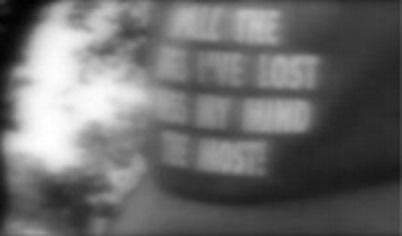
#> input picture assets/97_1.jpg, 402 x 236 px
$ python 'import cv2.py' assets/97_1.jpg
#> lines starting #> are read from the running program, lines starting #| are printed output that depends on the picture
import cv2
import numpy as np

from tkinter import Tk
from tkinter.filedialog import askopenfilename

Tk().withdraw()


def blur_edge(img, d=31):
#> called with d = 31
    h, w  = img.shape[:2]
#> h = 236; w = 402
    img_pad = cv2.copyMakeBorder(img, d, d, d, d, cv2.BORDER_WRAP)
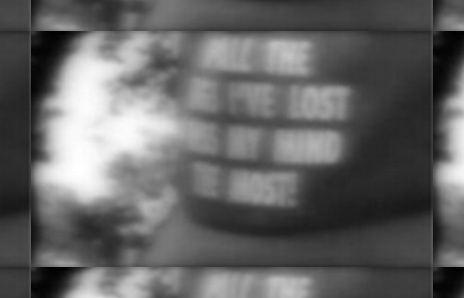
#> img_pad: shape (298, 464) float32; min 0.00392, max 1, mean 0.392
    img_blur = cv2.GaussianBlur(img_pad, (2*d+1, 2*d+1), -1)[d:-d,d:-d]
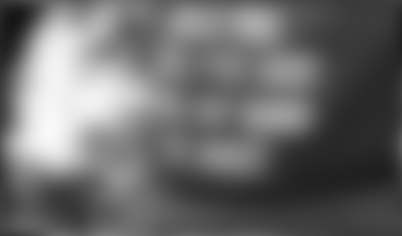
#> img_blur: shape (236, 402) float32; min 0.0876, max 0.975, mean 0.423
    y, x = np.indices((h, w))
    dist = np.dstack([x, w-x-1, y, h-y-1]).min(-1)
    w = np.minimum(np.float32(dist)/d, 1.0)
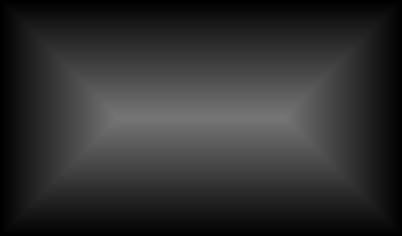
#> dist: shape (236, 402) int64; min 0, max 117, mean 47
    return img*w + img_blur*(1-w)

def motion_kernel(angle, d, sz=65):
    kern = np.ones((1, d), np.float32)
    c, s = np.cos(angle), np.sin(angle)
    A = np.float32([[c, -s, 0], [s, c, 0]])
    sz2 = sz // 2
    A[:,2] = (sz2, sz2) - np.dot(A[:,:2], ((d-1)*0.5, 0))
    kern = cv2.warpAffine(kern, A, (sz, sz), flags=cv2.INTER_CUBIC)
    return kern

def defocus_kernel(d, sz=65):
    kern = np.zeros((sz, sz), np.uint8)
    cv2.circle(kern, (sz, sz), d, 255, -1, cv2.LINE_AA, shift=1)     #draw a circle to the size of the kernel
    kern = np.float32(kern) / 255.0
    return kern


if __name__ == '__main__':
    print(__doc__)
    import sys, getopt
    opts, args = getopt.getopt(sys.argv[1:], '', ['circle', 'angle=', 'd=', 'snr='])
    opts = dict(opts)
    try:
        fn = args[0]
    except:
        filename = askopenfilename()                                #show an "Open" dialog box and return the path to the selected file
        fn = filename

    win = 'deconvolution'

    img = cv2.imread(fn, 0)                                         #read image
    if img is None:
        print('Failed to load image!:', fn)
        sys.exit(1)

    img = np.float32(img)/255.0

    cv2.imshow('input', img)                                        #show input

    img = blur_edge(img)


    IMG = cv2.dft(img, flags=cv2.DFT_COMPLEX_OUTPUT)                #fourier transformation

    defocus = '--circle' in opts

    def update(_):
        ang = np.deg2rad( cv2.getTrackbarPos('Angle', win) )        #get values according to the trackbar position
        d = cv2.getTrackbarPos('d', win)
        noise = 10**(-0.1*cv2.getTrackbarPos('SNR (db)', win))

        if defocus:
            psf = defocus_kernel(d)
        else:
            psf = motion_kernel(ang, d)
        cv2.imshow('psf', psf)
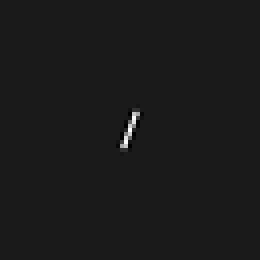
#> window 'psf': shape (65, 65) float32 (shown 4 times larger); min -0.114, max 1, mean 0.0024; drawn with min black and max white

        psf /= psf.sum()
        psf_pad = np.zeros_like(img)                                #Return an array of zeros
        kh, kw = psf.shape
        psf_pad[:kh, :kw] = psf
        PSF = cv2.dft(psf_pad, flags=cv2.DFT_COMPLEX_OUTPUT, nonzeroRows = kh)
        PSF2 = (PSF**2).sum(-1)
        iPSF = PSF / (PSF2 + noise)[...,np.newaxis]
        RES = cv2.mulSpectrums(IMG, iPSF, 0)                        #per element multiplications
        res = cv2.idft(RES, flags=cv2.DFT_SCALE | cv2.DFT_REAL_OUTPUT )
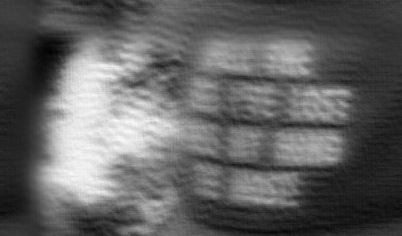
#> res: shape (236, 402) float32; min 0.0214, max 1.06, mean 0.423; drawn with min black and max white
        res = np.roll(res, -kh//2, 0)                               #roll elements in the array
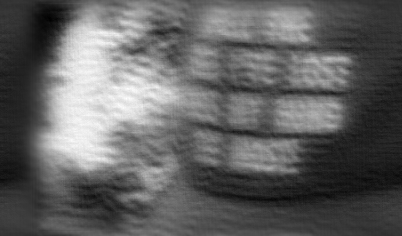
#> res: shape (236, 402) float32; min 0.0214, max 1.06, mean 0.423; drawn with min black and max white
        res = np.roll(res, -kw//2, 1)
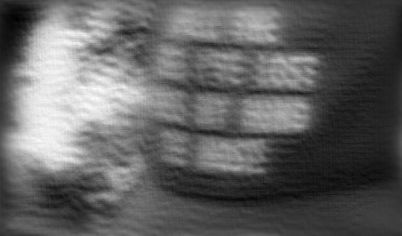
#> res: shape (236, 402) float32; min 0.0214, max 1.06, mean 0.423; drawn with min black and max white
        cv2.imshow(win, res)

    cv2.namedWindow(win)
    cv2.namedWindow('psf', 0)
    cv2.createTrackbar('Angle', win, int(opts.get('--angle', 110)), 180, update)
    cv2.createTrackbar('d', win, int(opts.get('--d', 10)), 50, update)
    cv2.createTrackbar('SNR (db)', win, int(opts.get('--snr', 25)), 50, update)
    update(None)

    while True:
        ch = cv2.waitKey()
#> (key Esc is pressed here)
        if ch == 27:
            break
        if ch == ord(' '):
            defocus = not defocus
            update(None)

$ run again, on assets/licenseplate_motion.jpg
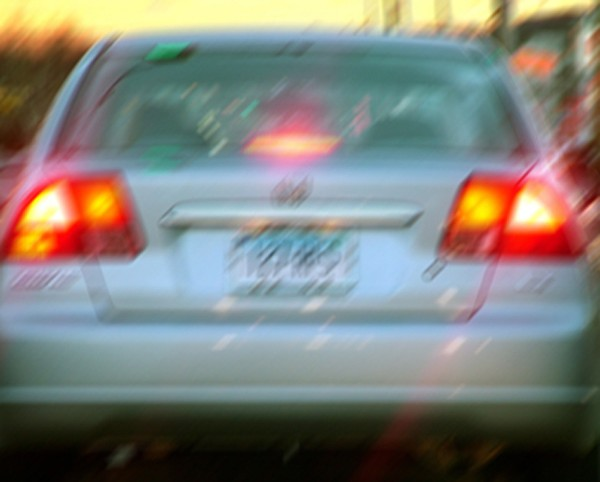
#> input picture assets/licenseplate_motion.jpg, 600 x 482 px
#> in update, `res = cv2.idft(RES, flags=cv2.DFT_SCALE | cv2.DFT_REAL_OUTPUT )`:
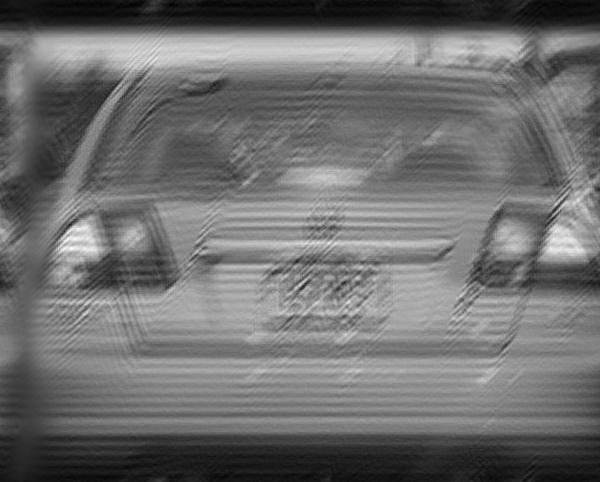
#> res: shape (482, 600) float32; min -0.0495, max 1.19, mean 0.493; drawn with min black and max white
#> in update, `cv2.imshow(win, res)`:
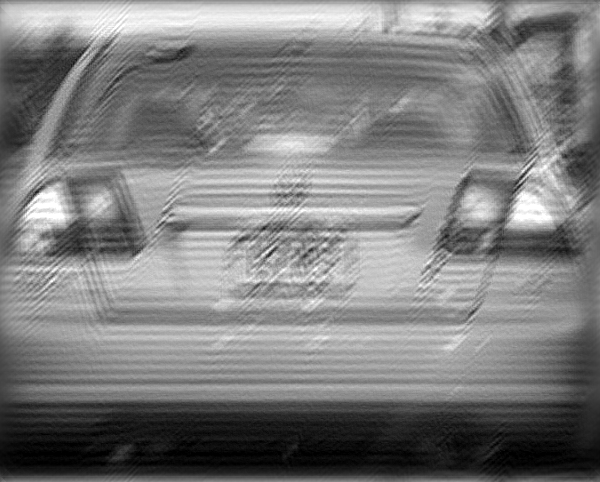
#> window 'deconvolution': shape (482, 600); min 0, max 255, mean 125.3

$ run again, on assets/plate.jpg
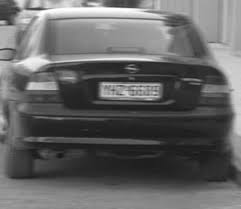
#> input picture assets/plate.jpg, 241 x 209 px
#> img is the input picture: shape (209, 241); min 22, max 255, mean 100.4
#> in update, `res = np.roll(res, -kw//2, 1)`:
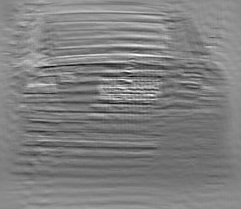
#> res: shape (209, 241) float32; min -1.48, max 2.24, mean 0.388; drawn with min black and max white
#> in update, `cv2.imshow(win, res)`:
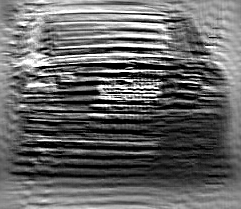
#> window 'deconvolution': shape (209, 241); min 0, max 255, mean 102
